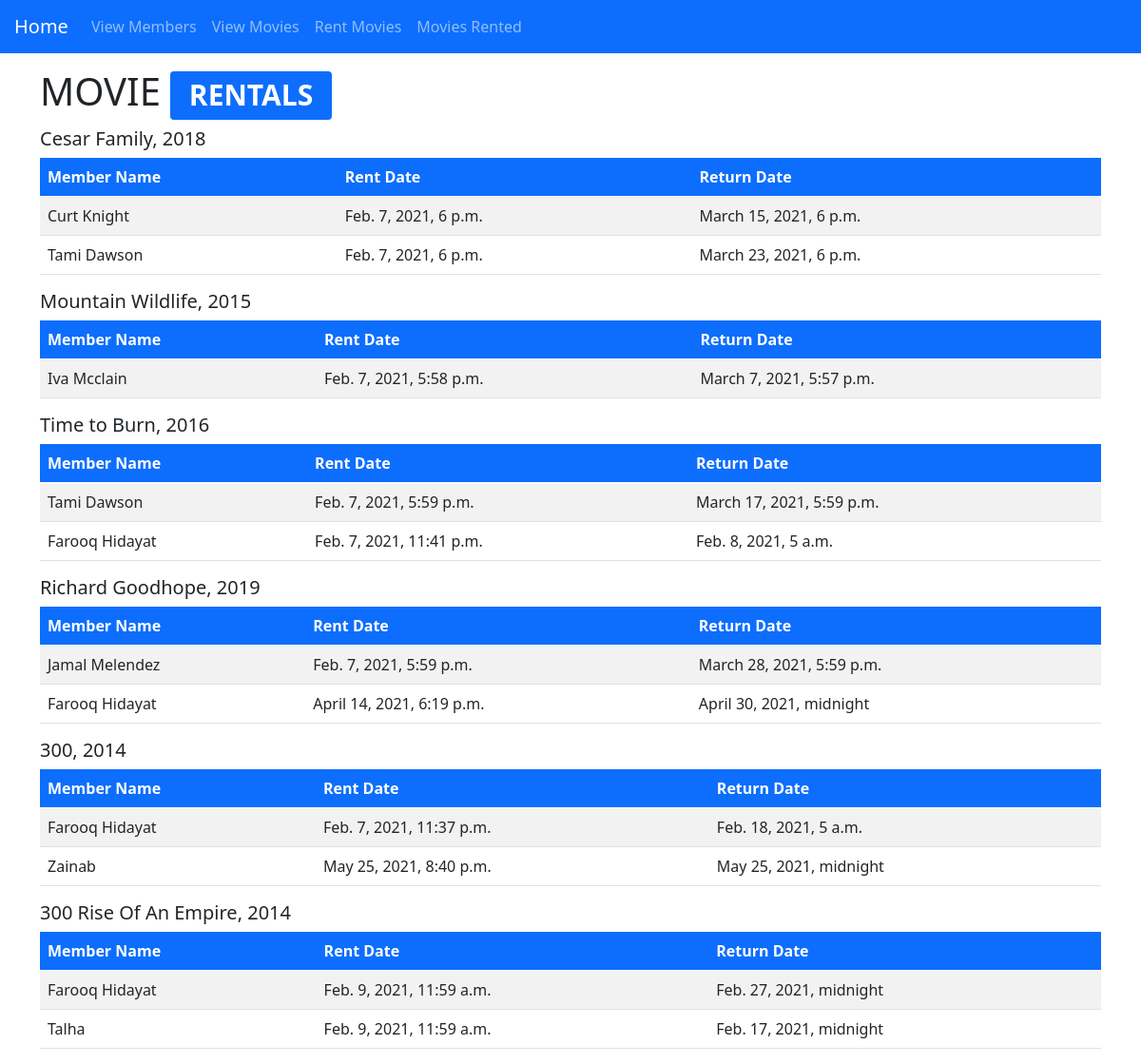
The page / on the database its author committed.
### videostore/models.py (models this page shows, shortened)
class Movies(models.Model):
    movie_name = models.CharField(max_length=100)
    movie_year = models.IntegerField()
    movie_genere = models.CharField(max_length=100)
    price = models.PositiveIntegerField()

class Movie_Rental(models.Model):
    member_id = models.ForeignKey(Members, on_delete=models.CASCADE, verbose_name="Member Name")
    movie_id = models.ForeignKey(Movies, on_delete=models.CASCADE, verbose_name="Movie Name")
    rent_date = models.DateTimeField(auto_now_add=True)
    return_date = models.DateTimeField()

class Members(models.Model):
    member_name = models.CharField(max_length=100, verbose_name="Name")
    email_address = models.CharField(max_length=100, verbose_name="Email Address", null=True, unique=True)
    age = models.PositiveIntegerField(verbose_name="Age", null=True)
    birthday = models.DateTimeField(null=True)
    gender = models.CharField(max_length=100, null=True)
    member_join_date = models.DateTimeField(auto_now_add=True)

### videostore/views.py (the view)
# urls.py: path('', views.show_rental_info),
def show_rental_info(request):
    movies = models.Movies.objects.all()
    return render(request, 'videostore/index.html', {"data":movies})

### videostore/templates/videostore/index.html (shortened to what this page needs)
{% extends "videostore/base.html" %}
{% block content %}
    <div class="container mt-3">
        <h1>MOVIE <span class="badge bg-primary">RENTALS</span></h1>
        {% if data %}
            {% for movies in data %}
                <h5>{{ movies.movie_name }}, {{ movies.movie_year }}</h5>
                <table class="table table-striped">
                    <thead>
                        <tr class="bg-primary" style="color: white;">
                            <th scope="col">Member Name</th>
                            <th scope="col">Rent Date</th>
                            <th scope="col">Return Date</th>
                        </tr>
                    </thead>
                    <tbody>
                        {% for rental_info in movies.movie_rental_set.all %}
                            <tr>
                                <td>{{ rental_info.member_id.member_name }}</td>
                                <td>{{ rental_info.rent_date }}</td>
                                <td>{{ rental_info.return_date }}</td>
                            </tr>
                        {% endfor %}
                    </tbody>
                </table>
            {% endfor %}
        {% endif %}
    </div>
{% endblock content %}

### rows shown on the page
Movies: movie_name "Cesar Family", movie_year "2018"
Movie_Rental: member_id.member_name "Curt Knight", rent_date "Feb. 7, 2021, 6 p.m.", return_date "March 15, 2021, 6 p.m."
Movie_Rental: member_id.member_name "Tami Dawson", rent_date "Feb. 7, 2021, 6 p.m.", return_date "March 23, 2021, 6 p.m."
Movies: movie_name "Mountain Wildlife", movie_year "2015"
Movie_Rental: member_id.member_name "Iva Mcclain", rent_date "Feb. 7, 2021, 5:58 p.m.", return_date "March 7, 2021, 5:57 p.m."
Movies: movie_name "Time to Burn", movie_year "2016"
Movie_Rental: member_id.member_name "Tami Dawson", rent_date "Feb. 7, 2021, 5:59 p.m.", return_date "March 17, 2021, 5:59 p.m."
Movie_Rental: member_id.member_name "Farooq Hidayat", rent_date "Feb. 7, 2021, 11:41 p.m.", return_date "Feb. 8, 2021, 5 a.m."
Movies: movie_name "Richard Goodhope", movie_year "2019"
Movie_Rental: member_id.member_name "Jamal Melendez", rent_date "Feb. 7, 2021, 5:59 p.m.", return_date "March 28, 2021, 5:59 p.m."
Movie_Rental: member_id.member_name "Farooq Hidayat", rent_date "April 14, 2021, 6:19 p.m.", return_date "April 30, 2021, midnight"
Movies: movie_name "300", movie_year "2014"
Movie_Rental: member_id.member_name "Farooq Hidayat", rent_date "Feb. 7, 2021, 11:37 p.m.", return_date "Feb. 18, 2021, 5 a.m."
Movie_Rental: member_id.member_name "Zainab", rent_date "May 25, 2021, 8:40 p.m.", return_date "May 25, 2021, midnight"
Movies: movie_name "300 Rise Of An Empire", movie_year "2014"
Movie_Rental: member_id.member_name "Farooq Hidayat", rent_date "Feb. 9, 2021, 11:59 a.m.", return_date "Feb. 27, 2021, midnight"
Movie_Rental: member_id.member_name "Talha", rent_date "Feb. 9, 2021, 11:59 a.m.", return_date "Feb. 17, 2021, midnight"
